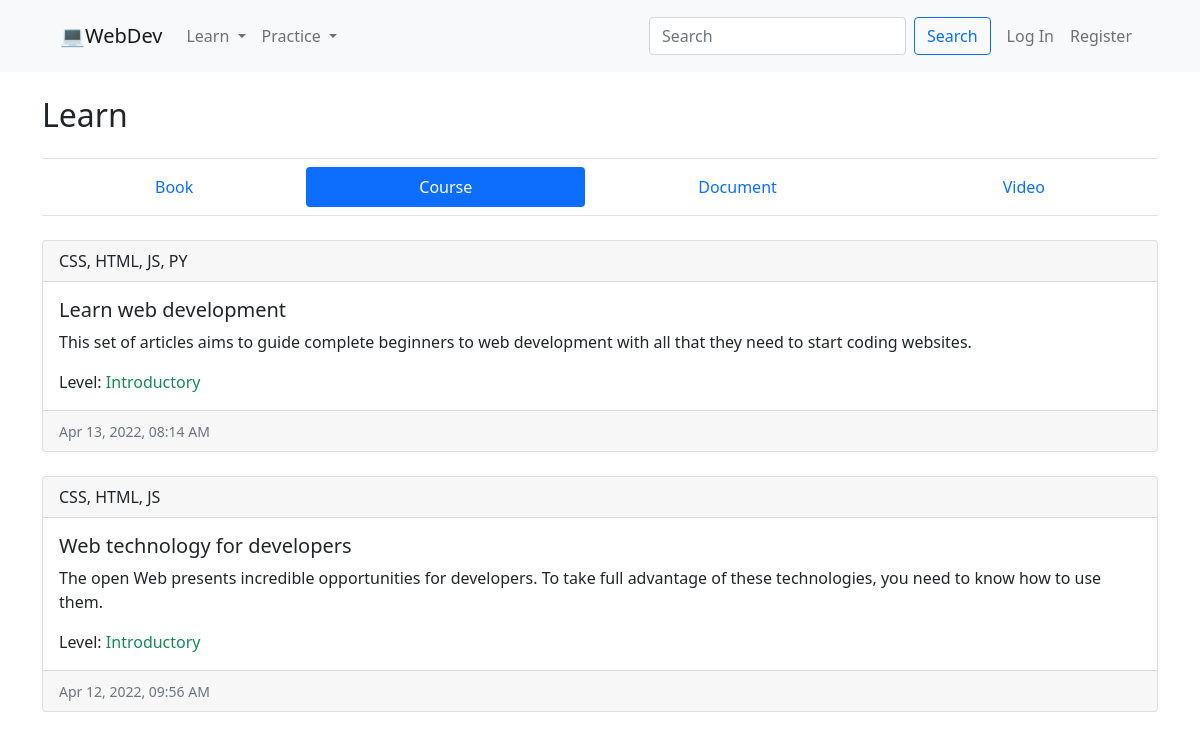
The page /course on the database its author committed.
### webdev/models.py (models this page shows, shortened)
class Resource(models.Model):
    CATEGORY_CHOICES = [
        ("BOOK", "Book"),
        ("CODE", "Code"),
        ("CRS", "Course"),
        ("DOC", "Document"),
        ("QUIZ", "Quiz"),
        ("VID", "Video")
    ]
    LEVEL_CHOICES = [
        ("INTR", "Introductory"),
        ("MEDI", "Intermediate"),
        ("ADVC", "Advanced")
    ]
    title = models.CharField(max_length=150)
    description = models.TextField()
    url = models.URLField(max_length=255)
    embeddable = models.BooleanField()
    category = models.CharField(max_length=4, choices=CATEGORY_CHOICES)
    timestamp = models.DateTimeField(auto_now_add=True)
    user = models.ForeignKey("User", on_delete=models.SET_NULL, related_name="added_by", null=True)
    like = models.ManyToManyField("User", related_name="liker", blank=True)
    favorite = models.ManyToManyField("User", related_name="favoriter", blank=True)
    language = models.ManyToManyField("Language", related_name="lang")
    level = models.CharField(max_length=4, choices=LEVEL_CHOICES)
    def serialize(self):
        return {
            "id": self.id,
            "title": self.title,
            "description": self.description,
            "timestamp": self.timestamp.strftime("%b %d, %Y, %I:%M %p"),
            "language": ", ".join([lang.language for lang in self.language.all()]),
            "level": self.level
        }

class Language(models.Model):
    LANGUAGE_CHOICES = [
        ("CSS", "CSS"),
        ("HTML", "HTML"),
        ("JS", "JavaScript"),
        ("PY", "Python")
    ]
    language = models.CharField(max_length=4, unique=True, choices=LANGUAGE_CHOICES)
    def __str__(self):
        return self.language

### webdev/views.py (the view)
# urls.py: path("<str:content_type>", views.content, name="content"),
def content(request, content_type):
    if content_type not in CATEGORY.keys():
        return render(request, "webdev/content.html", {
            "message": "Invalid content type."
        }, status=404)
    if not request.user.is_authenticated and content_type in ["favorite", "published"]:
        return render(request, "webdev/content.html", {
            "message": "Login required."
        }, status=401)
    if content_type == "favorite":
        resources = Resource.objects.filter(favorite__pk=request.user.pk)
    elif content_type == "published":
        resources = Resource.objects.filter(user=request.user)
    else:
        resources = Resource.objects.filter(category=CATEGORY[content_type]["cap"])
    resources = resources.order_by("-timestamp")
    return render(request, "webdev/content.html", {
        "level": LEVEL,
        "resources": resources,
        "category": CATEGORY[content_type]
    })

### webdev/views.py (called while the page is built)
@register.filter
def get_item(dictionary, key):
    return dictionary.get(key)

### webdev/templates/webdev/content.html (shortened to what this page needs)
{% extends  "webdev/layout.html" %}
{% block body %}
    {% if message %}
        <h2>{{ message }}</h2>
    {% else %}
        {% if category.view == "learn" %}
            <div id="learn-view">
                <h2 class="mb-4">Learn</h2>
                <nav class="nav nav-pills flex-column flex-sm-row mb-4 py-2 border-top border-bottom">
                    <a id="tab-book" class="flex-sm-fill text-sm-center nav-link nav-tab {% if category.cap == 'BOOK' %}active{% endif %}" data-content="book">Book</a>
                    <a id="tab-course" class="flex-sm-fill text-sm-center nav-link nav-tab {% if category.cap == 'CRS' %}active{% endif %}" data-content="crs">Course</a>
                    <a id="tab-document" class="flex-sm-fill text-sm-center nav-link nav-tab {% if category.cap == 'DOC' %}active{% endif %}" data-content="doc">Document</a>
                    <a id="tab-video" class="flex-sm-fill text-sm-center nav-link nav-tab {% if category.cap == 'VID' %}active{% endif %}" data-content="vid">Video</a>
                </nav>
            </div>
        {% endif %}
        <div id="content">
            {% for resource in resources %}
                <div class="card mb-4">
                    <a class="text-body text-decoration-none" href="{% url 'resource' resource.pk %}">
                        <div class="card-header">{{ resource.language.all|join:", " }}</div>
                        <div class="card-body">
                            <h5 class="card-title">{{ resource.title }}</h5>
                            <p class="card-text">{{ resource.description }}</p>
                            {% with lv=level|get_item:resource.level %}
                                <p class="card-text">Level: <span class="{{ lv.color }}">{{ lv.full }}</span></p>
                            {% endwith %}
                        </div>
                        <div class="card-footer"><small class="text-muted">{{ resource.serialize.timestamp }}</small></div>
                    </a>
                </div>
            {% endfor %}
        </div>
    {% endif %}
{% endblock %}

### rows shown on the page
Resource: language.all "CSS, HTML, JS, PY", title "Learn web development", description "This set of articles aims to guide complete beginners to web development with all that they need to start coding websites.", full "Introductory", serialize.timestamp "Apr 13, 2022, 08:14 AM"
Resource: language.all "CSS, HTML, JS", title "Web technology for developers", description "The open Web presents incredible opportunities for developers. To take full advantage of these technologies, you need to know how to use them.", full "Introductory", serialize.timestamp "Apr 12, 2022, 09:56 AM"
